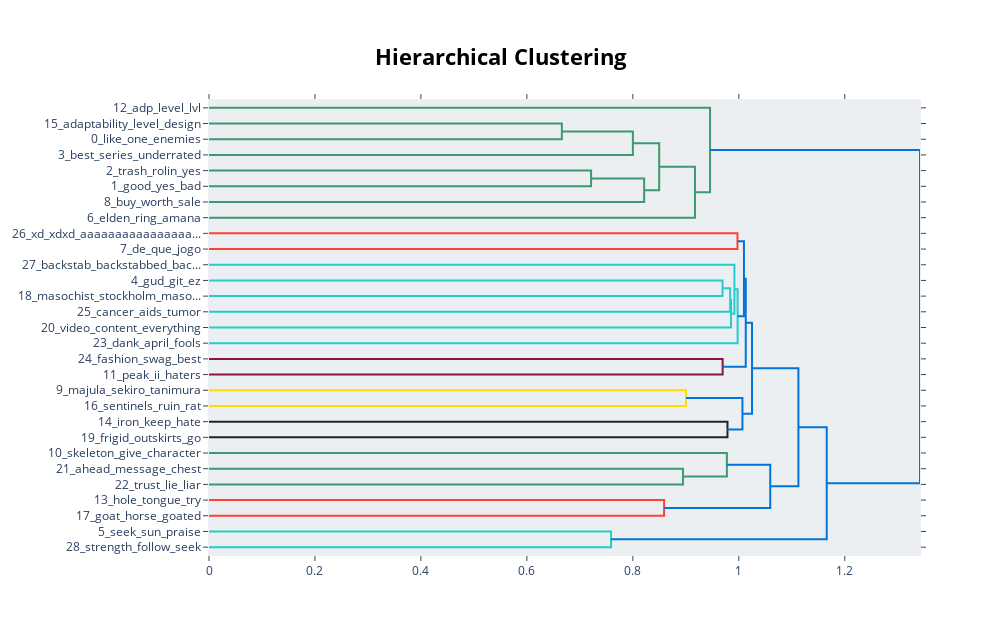

The notebook cell saved with this chart:
### Code cell
topic_model.visualize_hierarchy()

### Figure 1 — Plotly figure (JSON) as saved in the notebook; plotly's stock layout.template omitted (floating-point values rounded to 4 significant figures)
{"data": [{"hoverinfo": "text", "marker": {"color": "rgb(61,153,112)"}, "mode": "lines", "type": "scatter", "x": [0, 0.666, 0.666, 0], "xaxis": "x", "y": [-15, -15, -25, -25], "yaxis": "y"}, {"hoverinfo": "text", "marker": {"color": "rgb(61,153,112)"}, "mode": "lines", "type": "scatter", "x": [0.666, 0.8001, 0.8001, 0], "xaxis": "x", "y": [-20, -20, -35, -35], "yaxis": "y"}, {"hoverinfo": "text", "marker": {"color": "rgb(61,153,112)"}, "mode": "lines", "type": "scatter", "x": [0, 0.7212, 0.7212, 0], "xaxis": "x", "y": [-45, -45, -55, -55], "yaxis": "y"}, {"hoverinfo": "text", "marker": {"color": "rgb(61,153,112)"}, "mode": "lines", "type": "scatter", "x": [0.7212, 0.8213, 0.8213, 0], "xaxis": "x", "y": [-50, -50, -65, -65], "yaxis": "y"}, {"hoverinfo": "text", "marker": {"color": "rgb(61,153,112)"}, "mode": "lines", "type": "scatter", "x": [0.8001, 0.8497, 0.8497, 0.8213], "xaxis": "x", "y": [-27.5, -27.5, -57.5, -57.5], "yaxis": "y"}, {"hoverinfo": "text", "marker": {"color": "rgb(61,153,112)"}, "mode": "lines", "type": "scatter", "x": [0.8497, 0.9172, 0.9172, 0], "xaxis": "x", "y": [-42.5, -42.5, -75, -75], "yaxis": "y"}, {"hoverinfo": "text", "marker": {"color": "rgb(61,153,112)"}, "mode": "lines", "type": "scatter", "x": [0, 0.9457, 0.9457, 0.9172], "xaxis": "x", "y": [-5, -5, -58.75, -58.75], "yaxis": "y"}, {"hoverinfo": "text", "marker": {"color": "rgb(255,65,54)"}, "mode": "lines", "type": "scatter", "x": [0, 0.9975, 0.9975, 0], "xaxis": "x", "y": [-85, -85, -95, -95], "yaxis": "y"}, {"hoverinfo": "text", "marker": {"color": "rgb(35,205,205)"}, "mode": "lines", "type": "scatter", "x": [0, 0.9693, 0.9693, 0], "xaxis": "x", "y": [-115, -115, -125, -125], "yaxis": "y"}, {"hoverinfo": "text", "marker": {"color": "rgb(35,205,205)"}, "mode": "lines", "type": "scatter", "x": [0.9693, 0.9837, 0.9837, 0], "xaxis": "x", "y": [-120, -120, -135, -135], "yaxis": "y"}, {"hoverinfo": "text", "marker": {"color": "rgb(35,205,205)"}, "mode": "lines", "type": "scatter", "x": [0.9837, 0.9854, 0.9854, 0], "xaxis": "x", "y": [-127.5, -127.5, -145, -145], "yaxis": "y"}, {"hoverinfo": "text", "marker": {"color": "rgb(35,205,205)"}, "mode": "lines", "type": "scatter", "x": [0, 0.9917, 0.9917, 0.9854], "xaxis": "x", "y": [-105, -105, -136.2, -136.2], "yaxis": "y"}, {"hoverinfo": "text", "marker": {"color": "rgb(35,205,205)"}, "mode": "lines", "type": "scatter", "x": [0.9917, 0.9977, 0.9977, 0], "xaxis": "x", "y": [-120.6, -120.6, -155, -155], "yaxis": "y"}, {"hoverinfo": "text", "marker": {"color": "rgb(0,116,217)"}, "mode": "lines", "type": "scatter", "x": [0.9975, 1.01, 1.01, 0.9977], "xaxis": "x", "y": [-90, -90, -137.8, -137.8], "yaxis": "y"}, {"hoverinfo": "text", "marker": {"color": "rgb(133,20,75)"}, "mode": "lines", "type": "scatter", "x": [0, 0.9695, 0.9695, 0], "xaxis": "x", "y": [-165, -165, -175, -175], "yaxis": "y"}, {"hoverinfo": "text", "marker": {"color": "rgb(0,116,217)"}, "mode": "lines", "type": "scatter", "x": [1.01, 1.013, 1.013, 0.9695], "xaxis": "x", "y": [-113.9, -113.9, -170, -170], "yaxis": "y"}, {"hoverinfo": "text", "marker": {"color": "rgb(255,220,0)"}, "mode": "lines", "type": "scatter", "x": [0, 0.9002, 0.9002, 0], "xaxis": "x", "y": [-185, -185, -195, -195], "yaxis": "y"}, {"hoverinfo": "text", "marker": {"color": "rgb(40,35,35)"}, "mode": "lines", "type": "scatter", "x": [0, 0.9786, 0.9786, 0], "xaxis": "x", "y": [-205, -205, -215, -215], "yaxis": "y"}, {"hoverinfo": "text", "marker": {"color": "rgb(0,116,217)"}, "mode": "lines", "type": "scatter", "x": [0.9002, 1.007, 1.007, 0.9786], "xaxis": "x", "y": [-190, -190, -210, -210], "yaxis": "y"}, {"hoverinfo": "text", "marker": {"color": "rgb(0,116,217)"}, "mode": "lines", "type": "scatter", "x": [1.013, 1.025, 1.025, 1.007], "xaxis": "x", "y": [-142.0, -142.0, -200, -200], "yaxis": "y"}, {"hoverinfo": "text", "marker": {"color": "rgb(61,153,112)"}, "mode": "lines", "type": "scatter", "x": [0, 0.8946, 0.8946, 0], "xaxis": "x", "y": [-235, -235, -245, -245], "yaxis": "y"}, {"hoverinfo": "text", "marker": {"color": "rgb(61,153,112)"}, "mode": "lines", "type": "scatter", "x": [0, 0.9775, 0.9775, 0.8946], "xaxis": "x", "y": [-225, -225, -240, -240], "yaxis": "y"}, {"hoverinfo": "text", "marker": {"color": "rgb(255,65,54)"}, "mode": "lines", "type": "scatter", "x": [0, 0.859, 0.859, 0], "xaxis": "x", "y": [-255, -255, -265, -265], "yaxis": "y"}, {"hoverinfo": "text", "marker": {"color": "rgb(0,116,217)"}, "mode": "lines", "type": "scatter", "x": [0.9775, 1.059, 1.059, 0.859], "xaxis": "x", "y": [-232.5, -232.5, -260, -260], "yaxis": "y"}, {"hoverinfo": "text", "marker": {"color": "rgb(0,116,217)"}, "mode": "lines", "type": "scatter", "x": [1.025, 1.112, 1.112, 1.059], "xaxis": "x", "y": [-171.0, -171.0, -246.2, -246.2], "yaxis": "y"}, {"hoverinfo": "text", "marker": {"color": "rgb(35,205,205)"}, "mode": "lines", "type": "scatter", "x": [0, 0.7589, 0.7589, 0], "xaxis": "x", "y": [-275, -275, -285, -285], "yaxis": "y"}, {"hoverinfo": "text", "marker": {"color": "rgb(0,116,217)"}, "mode": "lines", "type": "scatter", "x": [1.112, 1.166, 1.166, 0.7589], "xaxis": "x", "y": [-208.6, -208.6, -280, -280], "yaxis": "y"}, {"hoverinfo": "text", "marker": {"color": "rgb(0,116,217)"}, "mode": "lines", "type": "scatter", "x": [0.9457, 1.342, 1.342, 1.166], "xaxis": "x", "y": [-31.88, -31.88, -244.3, -244.3], "yaxis": "y"}], "layout": {"autosize": false, "height": 635, "hoverlabel": {"bgcolor": "white", "font": {"family": "Rockwell", "size": 16}}, "hovermode": "closest", "plot_bgcolor": "#ECEFF1", "showlegend": false, "title": {"font": {"color": "Black", "size": 22}, "text": "<b>Hierarchical Clustering</b>", "x": 0.5, "xanchor": "center", "yanchor": "top"}, "width": 1000, "xaxis": {"mirror": "allticks", "rangemode": "tozero", "showgrid": false, "showline": true, "showticklabels": true, "ticks": "outside", "type": "linear", "zeroline": false}, "yaxis": {"mirror": "allticks", "range": [-290, 0], "rangemode": "tozero", "showgrid": false, "showline": true, "showticklabels": true, "tickmode": "array", "ticks": "outside", "ticktext": ["12_adp_level_lvl", "15_adaptability_level_design", "0_like_one_enemies", "3_best_series_underrated", "2_trash_rolin_yes", "1_good_yes_bad", "8_buy_worth_sale", "6_elden_ring_amana", "26_xd_xdxd_aaaaaaaaaaaaaaaa...", "7_de_que_jogo", "27_backstab_backstabbed_bac...", "4_gud_git_ez", "18_masochist_stockholm_maso...", "25_cancer_aids_tumor", "20_video_content_everything", "23_dank_april_fools", "24_fashion_swag_best", "11_peak_ii_haters", "9_majula_sekiro_tanimura", "16_sentinels_ruin_rat", "14_iron_keep_hate", "19_frigid_outskirts_go", "10_skeleton_give_character", "21_ahead_message_chest", "22_trust_lie_liar", "13_hole_tongue_try", "17_goat_horse_goated", "5_seek_sun_praise", "28_strength_follow_seek"], "tickvals": [-5, -15, -25, -35, -45, -55, -65, -75, -85, -95, -105, -115, -125, -135, -145, -155, -165, -175, -185, -195, -205, -215, -225, -235, -245, -255, -265, -275, -285], "type": "linear", "zeroline": false}}}
